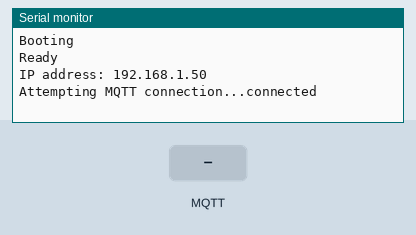
This sketch was run on a simulated ESP32. On the bench: the last lines printed to the serial monitor. The inputs (shaded band) are chosen by the test bench. WiFi joins after 1.5 s; servers stay silent unless stated; no MQTT or app messages arrive unless stated.

Above: at 2.7 s.
2.8 s: MQTT message "open" arrives on the first subscribed topic
At 3.3 s:
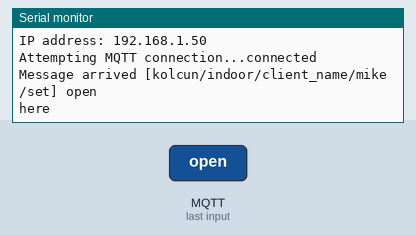
4.3 s: MQTT message "close" arrives on the first subscribed topic
At 5.5 s:
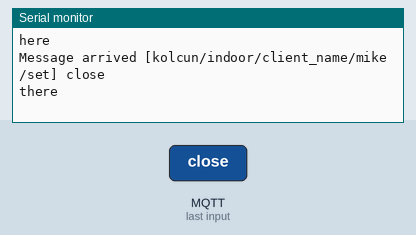
5.8 s: MQTT message "5" arrives on the first subscribed topic
At 6.7 s:
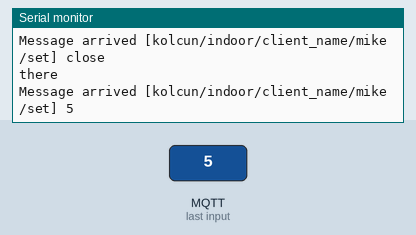
7.3 s: MQTT message "open" arrives on the second subscribed topic
At 7.9 s:
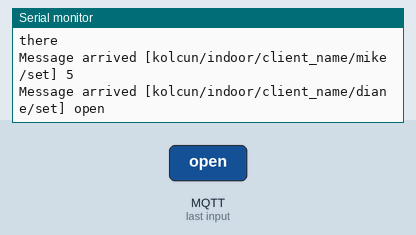
8.8 s: MQTT message "close" arrives on the second subscribed topic
At 10.0 s:
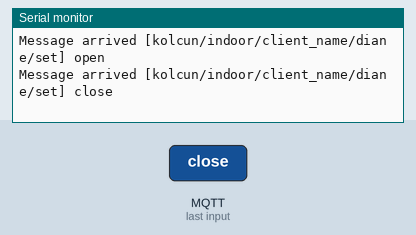
10.3 s: MQTT message "5" arrives on the second subscribed topic
At 11.3 s:
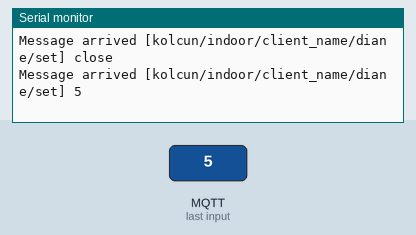

The sketch:

_esp32_template.ino
```cpp
#include <WiFi.h>
#include <ESPmDNS.h>
#include <PubSubClient.h>
#include <WiFiUdp.h>
#include <ArduinoOTA.h>
#include "credentials.h"

#define HOSTNAME "TEMPLATE"
#define MQTT_CLIENT_NAME "kolcun/indoor/client_name"

const char* ssid = WIFI_SSID;
const char* password = WIFI_PASSWD;

const char* overwatchTopic = MQTT_CLIENT_NAME"/overwatch";

char charPayload[50];

WiFiClient wifiClient;
PubSubClient pubSubClient(wifiClient);

void setup() {
  Serial.begin(115200);
  Serial.println("Booting");

  setupOTA();
  setupMqtt();
}

void loop() {
  ArduinoOTA.handle();
  if (!pubSubClient.connected()) {
    reconnect();
  }
  pubSubClient.loop();

}

void mqttCallback(char* topic, byte* payload, unsigned int length) {
  Serial.print("Message arrived [");
  String newTopic = topic;
  Serial.print(topic);
  Serial.print("] ");
  payload[length] = '\0';
  String newPayload = String((char *)payload);
  int intPayload = newPayload.toInt();
  Serial.println(newPayload);
  Serial.println();
  newPayload.toCharArray(charPayload, newPayload.length() + 1);

  if (newTopic == MQTT_CLIENT_NAME"/mike/set") {
    if (newPayload == "open") {
      Serial.println("here");
    } else if (newPayload == "close") {
      //do something
      Serial.println("there");
    }
  }

}

void setupOTA() {
  WiFi.mode(WIFI_STA);
  WiFi.setHostname(HOSTNAME);
  WiFi.begin(WIFI_SSID, WIFI_PASSWD);
  while (WiFi.waitForConnectResult() != WL_CONNECTED) {
    Serial.println("Wifi Connection Failed! Rebooting...");
    delay(5000);
    ESP.restart();
  }
  ArduinoOTA.setHostname(HOSTNAME);

  ArduinoOTA.onStart([]() {
    String type;
    if (ArduinoOTA.getCommand() == U_FLASH) {
      type = "sketch";
    } else { // U_FS
      type = "filesystem";
    }
    Serial.println("Start updating " + type);
  });
  ArduinoOTA.onEnd([]() {
    Serial.println("\nEnd");
  });
  ArduinoOTA.onProgress([](unsigned int progress, unsigned int total) {
    Serial.printf("Progress: %u%%\r", (progress / (total / 100)));
  });
  ArduinoOTA.onError([](ota_error_t error) {
    Serial.printf("Error[%u]: ", error);
    if (error == OTA_AUTH_ERROR) {
      Serial.println("Auth Failed");
    } else if (error == OTA_BEGIN_ERROR) {
      Serial.println("Begin Failed");
    } else if (error == OTA_CONNECT_ERROR) {
      Serial.println("Connect Failed");
    } else if (error == OTA_RECEIVE_ERROR) {
      Serial.println("Receive Failed");
    } else if (error == OTA_END_ERROR) {
      Serial.println("End Failed");
    }
  });
  ArduinoOTA.begin();
  Serial.println("Ready");
  Serial.print("IP address: ");
  Serial.println(WiFi.localIP());
}

void setupMqtt() {
  pubSubClient.setServer(MQTT_SERVER, 1883);
  pubSubClient.setCallback(mqttCallback);
  if (!pubSubClient.connected()) {
    reconnect();
  }
}

void reconnect() {
  bool boot = true;
  int retries = 0;
  while (!pubSubClient.connected()) {
    if (retries < 10) {
      Serial.print("Attempting MQTT connection...");
      // Attempt to connect
      if (pubSubClient.connect(MQTT_CLIENT_NAME, MQTT_USER, MQTT_PASSWD)) {
        Serial.println("connected");
        // Once connected, publish an announcement...
        if (boot == true) {
          pubSubClient.publish(overwatchTopic, "Rebooted");
          boot = false;
        } else {
          pubSubClient.publish(overwatchTopic, "Reconnected");
        }
        //MQTT Subscriptions
        pubSubClient.subscribe(MQTT_CLIENT_NAME"/mike/set");
        pubSubClient.subscribe(MQTT_CLIENT_NAME"/diane/set");
      } else {
        Serial.print("failed, rc=");
        Serial.print(pubSubClient.state());
        Serial.println(" try again in 5 seconds");
        retries++;
        // Wait 5 seconds before retrying
        delay(5000);
      }
    }
    else {
      ESP.restart();
    }
  }
}
```

credentials.h
```cpp
#ifndef CREDENTIALS_H
#define CREDENTIALS_H

#define MQTT_SERVER "SERVER"
#define MQTT_USER "USERNAME"
#define MQTT_PASSWD "PW"

#define WIFI_SSID "SSID"
#define WIFI_PASSWD "PASSWORD"

#endif
```

Measured:
- after the input at 2.8 s, the serial monitor: prints a new line at once (image 1)
- after the input at 4.3 s, the serial monitor: prints a new line at once (image 2)
- after the input at 5.8 s, the serial monitor: prints a new line at once (image 3)
- after the input at 7.3 s, the serial monitor: prints a new line at once (image 4)
- after the input at 8.8 s, the serial monitor: prints a new line at once (image 5)
- after the input at 10.3 s, the serial monitor: prints a new line at once (image 6)
